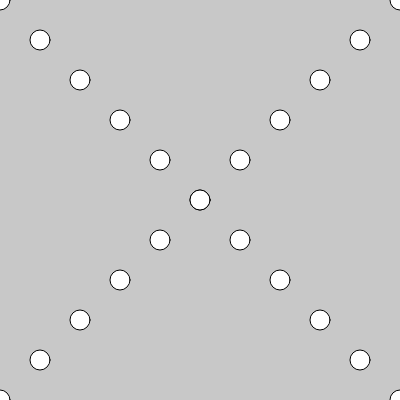
Frame 1 (no input)
Frame 60 (no input): identical to frame 1, image omitted
Frame 120 (the mouse pressed at the canvas centre since frame 60): identical to frame 1, image omitted

The p5.js sketch that drew this single still picture (run headless with seeded random() and noise() and a simulated clock; from frame 60 on, the mouse is pressed at the canvas centre):

// p5.js sketch
// ── sketch.js
// Warm Up Exercises:
// 1.Summing an array
// 2.Drawing with Loops Practice
// Mar.3, 2025

let a = [22,11,5,5,90,80,70,60];
//        0  1 2 3  4  5  6  7
// a.length is 8
let x =0; let y =400;

function setup() {
  createCanvas(400, 400);
  background(200);
  for(let p = 0; p<=10; p++){
    circle(x,x,20);
    circle(x,y,20);
    x = x+width*0.1;
    y = y-height*0.1;
  }
  //Task 1: add up all the values in our array and display the total in the console
  let total = 0;

  for(let currentNumber of a){
    total += currentNumber;
  }

  // for (let i = 0; i < a.length; i++){
  //   total = a[i] + total;
  //}

  print(total);
}

function draw() {
  
}
